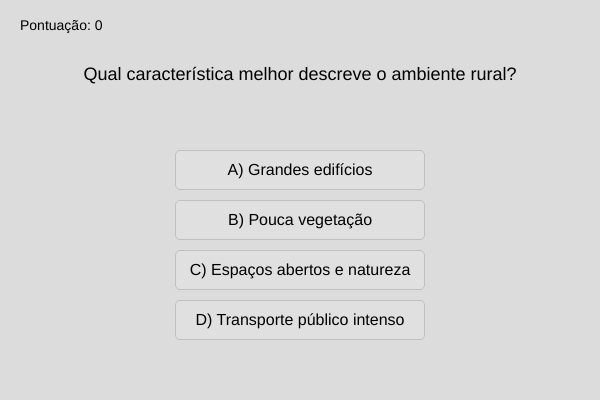
Frame 1 (no input)
Frame 60 (no input): identical to frame 1, image omitted
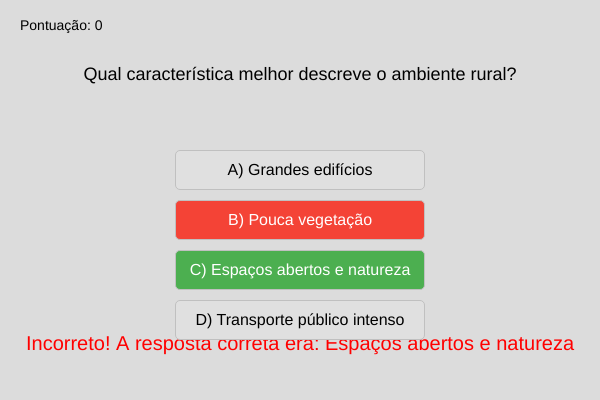
Frame 120 (the mouse pressed at the canvas centre since frame 60)

The p5.js sketch that drew these frames (run headless with seeded random() and noise() and a simulated clock; from frame 60 on, the mouse is pressed at the canvas centre):

// p5.js sketch
// ── sketch.js
let quizzes = [];

let currentQuizIndex = 0;

let score = 0;

let gameState = 'playing'; // 'playing', 'feedback', 'finished'

let buttonA, buttonB, buttonC, buttonD;

let feedbackMessage = '';

let feedbackColor;

let selectedOption = -1; // Armazena o índice da opção clicada

let correctOptionIndex = -1; // Armazena o índice da resposta correta

function setup() {

  createCanvas(600, 400);

  // Definição dos quizzes

  quizzes = [

    {

      question: "Qual característica melhor descreve o ambiente rural?",

      options: ["Grandes edifícios", "Pouca vegetação", "Espaços abertos e natureza", "Transporte público intenso"],

      correct: 2 // Índice da opção correta (0, 1, 2, 3)

    },

    {

      question: "O que é mais comum encontrar em uma cidade grande?",

      options: ["Pequenas fazendas", "Shoppings e arranha-céus", "Animais selvagens", "Silêncio absoluto"],

      correct: 1

    },

    {

      question: "Qual o principal produto que o campo fornece para a cidade?",

      options: ["Tecnologia", "Alimentos frescos", "Veículos", "Entretenimento"],

      correct: 1

    },

    {

      question: "Qual o principal benefício que a cidade oferece ao campo?",

      options: ["Mão de obra rural", "Máquinas agrícolas", "Acesso a mercados e serviços", "Florestas"],

      correct: 2

    },

    {

      question: "O que caracteriza a conexão entre campo e cidade?",

      options: ["Total independência", "Troca de bens e serviços", "Isolamento mútuo", "Somente conflitos"],

      correct: 1

    }

  ];

  // Criação dos botões de opção

  buttonA = createButton('');

  buttonB = createButton('');

  buttonC = createButton('');

  buttonD = createButton('');

  // Posicionamento e estilização dos botões (ajuste conforme necessário)

  let buttonWidth = 250; // Aumentei um pouco a largura

  let buttonHeight = 40;

  let buttonX = width / 2 - buttonWidth / 2;

  buttonA.position(buttonX, 150);

  buttonA.size(buttonWidth, buttonHeight);

  buttonA.mousePressed(() => checkAnswer(0));

  buttonB.position(buttonX, 200);

  buttonB.size(buttonWidth, buttonHeight);

  buttonB.mousePressed(() => checkAnswer(1));

  buttonC.position(buttonX, 250);

  buttonC.size(buttonWidth, buttonHeight);

  buttonC.mousePressed(() => checkAnswer(2));

  buttonD.position(buttonX, 300);

  buttonD.size(buttonWidth, buttonHeight);

  buttonD.mousePressed(() => checkAnswer(3));

  // Estilo padrão dos botões

  applyButtonDefaultStyle();

  loadQuiz();

}

function draw() {

  background(220);

  if (gameState === 'playing' || gameState === 'feedback') {

    // Desenha a pergunta

    fill(0);

    textAlign(CENTER);

    textSize(18);

    text(quizzes[currentQuizIndex].question, width / 2, 80);

    // Exibe a pontuação

    textSize(14);

    textAlign(LEFT);

    text(`Pontuação: ${score}`, 20, 30);

    // Se estiver em modo de feedback, exibe a mensagem

    if (gameState === 'feedback') {

      fill(feedbackColor);

      textSize(20);

      textAlign(CENTER);

      text(feedbackMessage, width / 2, height - 50);

    }

  } else if (gameState === 'finished') {

    // Tela final do quiz

    fill(0);

    textAlign(CENTER);

    textSize(32);

    text("Quiz Concluído!", width / 2, height / 2 - 50);

    textSize(24);

    text(`Sua pontuação final: ${score} de ${quizzes.length}`, width / 2, height / 2 + 10);

    // Esconde os botões quando o quiz termina

    buttonA.hide();

    buttonB.hide();

    buttonC.hide();

    buttonD.hide();

  }

}

function loadQuiz() {

  if (currentQuizIndex < quizzes.length) {

    // Reinicia o estado para a próxima pergunta

    gameState = 'playing';

    feedbackMessage = '';

    selectedOption = -1;

    correctOptionIndex = quizzes[currentQuizIndex].correct;

    // Atualiza o texto dos botões para a nova pergunta

    buttonA.html('A) ' + quizzes[currentQuizIndex].options[0]);

    buttonB.html('B) ' + quizzes[currentQuizIndex].options[1]);

    buttonC.html('C) ' + quizzes[currentQuizIndex].options[2]);

    buttonD.html('D) ' + quizzes[currentQuizIndex].options[3]);

    // Garante que os botões estão visíveis e com estilo padrão

    buttonA.show();

    buttonB.show();

    buttonC.show();

    buttonD.show();

    applyButtonDefaultStyle();

  } else {

    gameState = 'finished'; // Marca o quiz como terminado

  }

}

function checkAnswer(optionIndex) {

  if (gameState === 'playing') {

    selectedOption = optionIndex;

    let currentQuiz = quizzes[currentQuizIndex];

    if (selectedOption === currentQuiz.correct) {

      score++;

      feedbackMessage = "Correto!";

      feedbackColor = color(0, 150, 0); // Verde

      highlightButton(getButtonByIndex(selectedOption), 'correct');

    } else {

      feedbackMessage = `Incorreto! A resposta correta era: ${currentQuiz.options[currentQuiz.correct]}`;

      feedbackColor = color(255, 0, 0); // Vermelho

      highlightButton(getButtonByIndex(selectedOption), 'incorrect');

      highlightButton(getButtonByIndex(currentQuiz.correct), 'correct'); // Mostra a correta

    }

    gameState = 'feedback'; // Entra no estado de feedback

    // Desabilita os botões para evitar múltiplos cliques

    disableButtons();

    // Aguarda um pouco antes de ir para a próxima pergunta

    setTimeout(() => {

      currentQuizIndex++;

      loadQuiz();

    }, 2000); // 2 segundos de feedback

  }

}

function applyButtonDefaultStyle() {

  const buttons = [buttonA, buttonB, buttonC, buttonD];

  buttons.forEach(btn => {

    btn.style('background-color', '#E0E0E0'); // Cinza claro

    btn.style('color', '#000000');

    btn.style('border', '1px solid #C0C0C0');

    btn.style('font-size', '16px');

    btn.style('cursor', 'pointer');

    btn.style('border-radius', '5px');

    btn.removeAttribute('disabled'); // Garante que estejam habilitados

  });

}

function highlightButton(button, type) {

  if (type === 'correct') {

    button.style('background-color', '#4CAF50'); // Verde vibrante

    button.style('color', '#FFFFFF');

  } else if (type === 'incorrect') {

    button.style('background-color', '#F44336'); // Vermelho vibrante

    button.style('color', '#FFFFFF');

  }

}

function getButtonByIndex(index) {

  switch (index) {

    case 0: return buttonA;

    case 1: return buttonB;

    case 2: return buttonC;

    case 3: return buttonD;

    default: return null;

  }

}

function disableButtons() {

  buttonA.attribute('disabled', '');

  buttonB.attribute('disabled', '');

  buttonC.attribute('disabled', '');

  buttonD.attribute('disabled', '');

}
